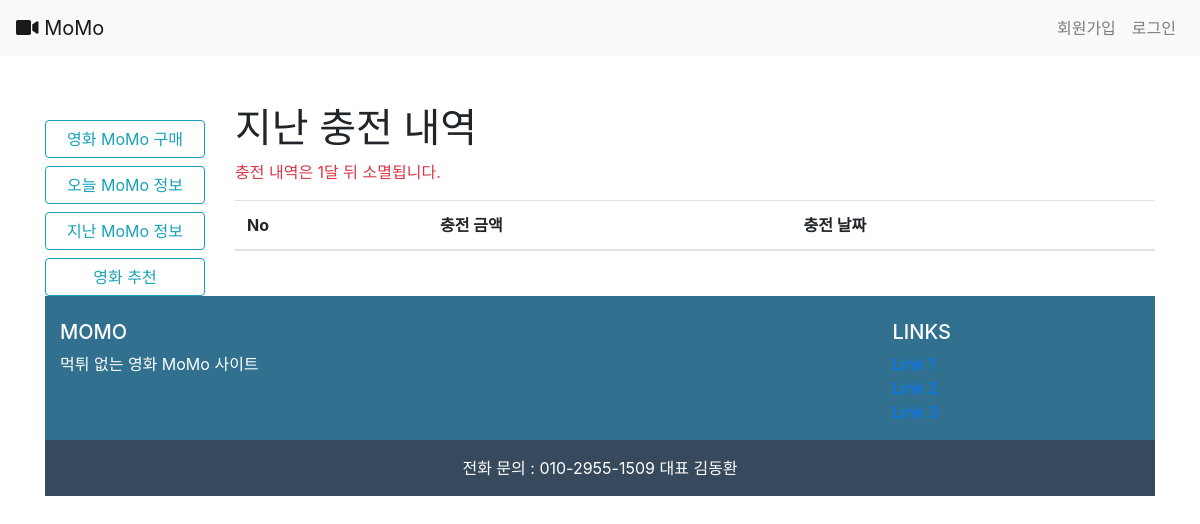
Page /accounts/payment/2/ on the earlier database version.
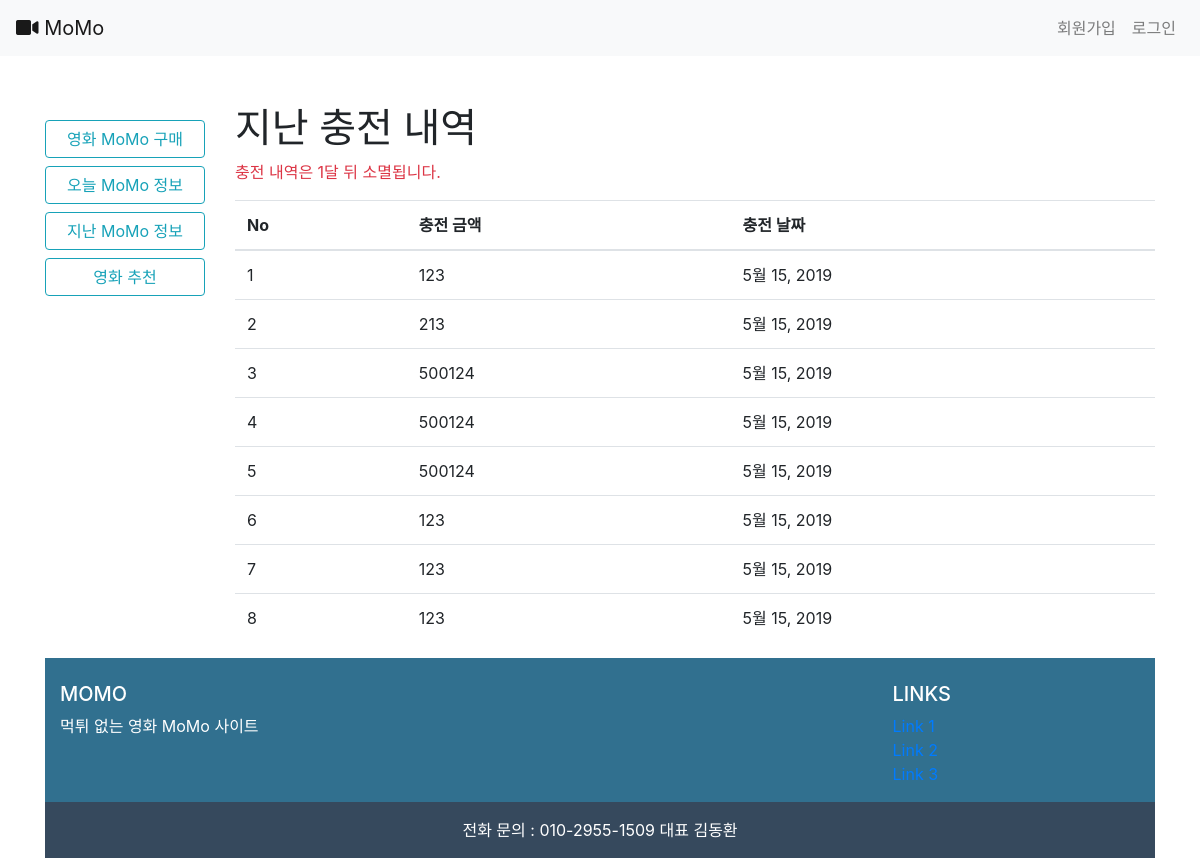
Same page on the later database version.
### accounts/models.py (models this page shows, shortened)
class Money(models.Model):
    user = models.ForeignKey(settings.AUTH_USER_MODEL, on_delete = models.CASCADE)
    money = models.PositiveIntegerField(blank=False)
    status = models.TextField()
    date = models.DateField()
    check_date = models.DateField(null=True)

### accounts/views.py (the view)
# urls.py: path('payment/<int:user_id>/', views.payment, name='payment'),
def payment(request,user_id):
    user = get_object_or_404(get_user_model(), pk=user_id)
    money = Money.objects.filter(user=user,status='충전')
    context={
        'money':money
    }
    return render(request, 'accounts/payment.html', context)

### accounts/templates/accounts/payment.html (shortened to what this page needs)
{% extends 'base.html' %}
{% block body %}
<h1>지난 충전 내역</h1>
<p class="text-danger">충전 내역은 1달 뒤 소멸됩니다.</p>
<table class="table">
  <thead>
    <tr>
      <th scope="col">No</th>
      <th scope="col">충전 금액</th>
      <th scope="col">충전 날짜</th>
    </tr>
  </thead>
  <tbody>
      {% for i in money %}
    <tr>
      <td scope="row"></td>
      <td>{{ i.money }}</td>
      <td>{{ i.date }}</td>
    </tr>
    {% endfor %}
  </tbody>
</table>
{% endblock %}

Differences in the rows shown:
added Money: money "123", date "5월 15, 2019"
added Money: money "213", date "5월 15, 2019"
added Money: money "500124", date "5월 15, 2019"
added Money: money "500124", date "5월 15, 2019"
added Money: money "500124", date "5월 15, 2019"
added Money: money "123", date "5월 15, 2019"
added Money: money "123", date "5월 15, 2019"
added Money: money "123", date "5월 15, 2019"
